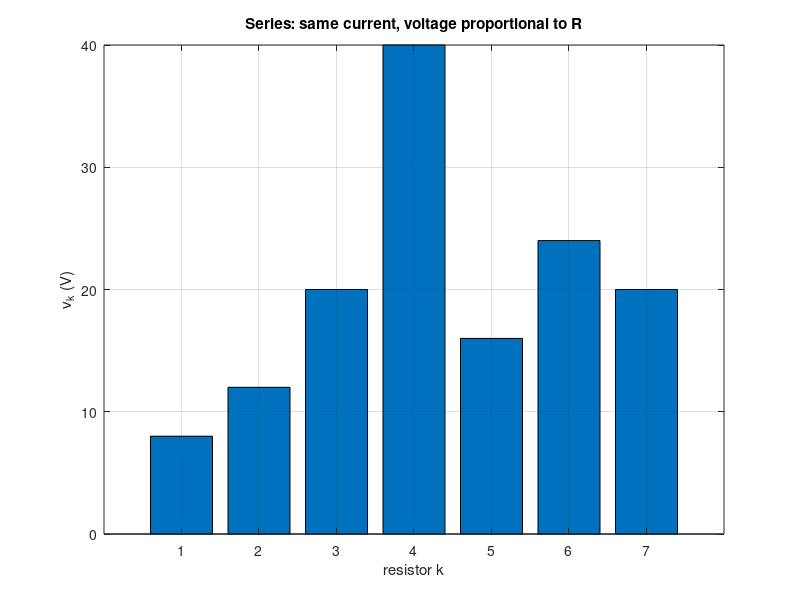

The MATLAB source for this figure:
% Circuits 1 — Resistors in Series
%title: Series Resistors and Voltage Sharing
%ar-title: المقاومات على التوالي وتقسيم الجهد
%lesson: c1-resistive-1
%course: circuits-1

%% The lecture's seven resistors
%ar: سبع مقاومات R1 إلى R7 على التوالي مع vs (الأرقام التي عوّضناها في الدرس): Req = sum(R) و is = vs/Req، والتيار نفسه في الكل.
vs = 140; R = [2 3 5 10 4 6 5];
Req = sum(R); is = vs / Req; v = is * R;
fprintf('Req = %g ohm, is = %g A\n', Req, is)
fprintf('v_k = %s V\n', mat2str(v))

%% KVL closes
%ar: KVL حول الحلقة: −vs + مجموع الجهود = 0.
fprintf('-vs + sum(v) = %g\n', -vs + sum(v))

%%! Project idea: which resistor takes the most voltage?
%ar: مشروع: نرسم نصيب كل مقاومة من الجهد. الأكبر قيمة يأخذ الجهد الأكبر لأن التيار واحد.
bar(v); grid on; xlabel('resistor k'); ylabel('v_k (V)'); title('Series: same current, voltage proportional to R')
[~, kmax] = max(v); fprintf('largest voltage on R%d\n', kmax)
